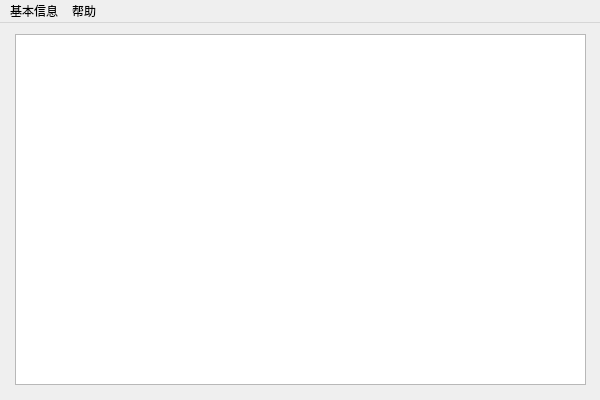
<?xml version="1.0" encoding="UTF-8"?>
<ui version="4.0">
 <class>stu_manager_guiClass</class>
 <widget class="QMainWindow" name="stu_manager_guiClass">
  <property name="geometry">
   <rect>
    <x>0</x>
    <y>0</y>
    <width>600</width>
    <height>400</height>
   </rect>
  </property>
  <property name="windowTitle">
   <string>学生管理系统</string>
  </property>
  <widget class="QWidget" name="centralWidget">
   <widget class="QTableView" name="m_pTableViewResult">
    <property name="geometry">
     <rect>
      <x>15</x>
      <y>11</y>
      <width>571</width>
      <height>351</height>
     </rect>
    </property>
   </widget>
  </widget>
  <widget class="QMenuBar" name="m_pMenuBar">
   <property name="geometry">
    <rect>
     <x>0</x>
     <y>0</y>
     <width>600</width>
     <height>23</height>
    </rect>
   </property>
   <widget class="QMenu" name="m_pMenuStu">
    <property name="title">
     <string>基本信息</string>
    </property>
    <addaction name="m_pActionShowStu"/>
    <addaction name="separator"/>
    <addaction name="m_pActionAddStu"/>
    <addaction name="m_pActionDelStu"/>
    <addaction name="m_pActionSearchStu"/>
    <addaction name="m_pActionChangeStu"/>
   </widget>
   <widget class="QMenu" name="m_pMenuHelp">
    <property name="title">
     <string>帮助</string>
    </property>
    <addaction name="m_pActionAbout"/>
   </widget>
   <addaction name="m_pMenuStu"/>
   <addaction name="m_pMenuHelp"/>
  </widget>
  <action name="m_pActionAbout">
   <property name="text">
    <string>关于</string>
   </property>
  </action>
  <action name="m_pActionAddStu">
   <property name="text">
    <string>添加</string>
   </property>
  </action>
  <action name="m_pActionDelStu">
   <property name="text">
    <string>删除</string>
   </property>
  </action>
  <action name="m_pActionSearchStu">
   <property name="text">
    <string>查找</string>
   </property>
  </action>
  <action name="m_pActionChangeStu">
   <property name="text">
    <string>更改</string>
   </property>
  </action>
  <action name="m_pActionShowStu">
   <property name="text">
    <string>显示</string>
   </property>
  </action>
 </widget>
 <layoutdefault spacing="6" margin="11"/>
 <resources>
  <include location="stu_manager_gui.qrc"/>
 </resources>
 <connections/>
</ui>
